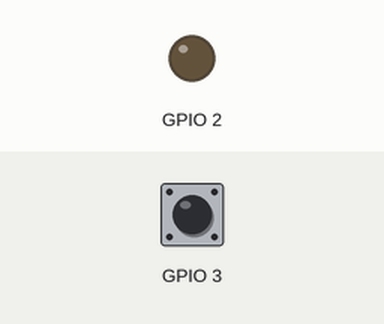
This program was run on a simulated Raspberry Pi (BCM pin numbers). Parts: output pins drawn as LEDs (lit = HIGH). Inputs (shaded band) come from the test bench; at power-on: GPIO 3 HIGH. What the program prints to the terminal is not drawn. At 0.1 s the program stops and its outputs stay as they are.

Above: at 0.1 s.
Timing chart, 0 to 1.6 s (numbered marks = the images above):
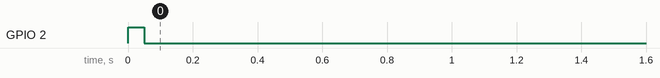

The program:

pyDaisy-RPP-GVS-CFG.py
```python
#!/usr/bin/env python

'''pyDaisy-RPP-GVS-CFG.py

========
Function
========

Code to test the GPIO lines on the RasPi-Plus-GVS-Cfg card.
Tests in pairs of two lines.

This code must be run as Superuser on the Raspberry Pi.

============
Dependencies
============

Need to:

* sudo apt-get install python-dev
* sudo apt-get install python-pip python2.7-dev
* sudo apt-get install python-rpi.gpio
* sudo pip install flask

====
Code
====
'''

import RPi.GPIO as GPIO
import os
import time

# Assign all of the GPIO lines (by board pin numbering) to their corresponding jacks
# on the GVS card.

I2C_3 = 2
I2C_4 = 3
UART_3 = 14
UART_4 = 15
SPI0_3 = 10
SPI0_4 = 9
SPI0_5 = 11
SPI0_6 = 8
SPI1_6 = 7
IO4 = 4
IO5 = 5
IO6 = 6
IO12 = 12
IO13 = 13
IO16 = 16
IO17 = 17
IO18 = 18
IO19 = 19
IO20 = 20
IO21 = 21
IO22 = 22
IO23 = 23
IO24 = 24
IO25 = 25
IO26 = 26
IO27 = 27

def testPair(ch1,ch2):
	GPIO.setwarnings(False)
	'''Function to test I/O Pair.
	Sets one pin to be an output and the other pin to be an input.
	Set the output high and check the input matches.
	Set the output low and check the output matches.
	Then switch the input/output channels and repeat.
	'''
	GPIO.setup(ch1, GPIO.OUT)
	GPIO.setup(ch2, GPIO.IN)
	GPIO.output(ch1, 1)
	time.sleep(0.05)
	if GPIO.input(ch2) != 1:
		print 'Error reading high on channels', ch1, ch2
		return False
	GPIO.output(ch1, 0)
	time.sleep(0.05)
	if GPIO.input(ch2) != 0:
		print 'Error reading low on channels', ch1, ch2
		return False
	GPIO.setup(ch1, GPIO.IN)
	#
	GPIO.setup(ch2, GPIO.OUT)
	GPIO.setup(ch1, GPIO.IN)
	GPIO.output(ch2, 1)
	time.sleep(0.05)
	if GPIO.input(ch1) != 1:
		print 'Error reading high on channels', ch1, ch2
		return False
	GPIO.output(ch2, 0)
	time.sleep(0.05)
	if GPIO.input(ch1) != 0:
		print 'Error reading low on channels', ch1, ch2
		return False
	GPIO.setup(ch2, GPIO.IN)
	return True

def daisyTests():
	GPIO.setwarnings(False)
	if testPair(I2C_3,I2C_4) == False:
		print 'Test failed'
		return False
	if testPair(UART_3,UART_4) == False:
		print 'Test failed'
		return False
	if testPair(IO4,IO18) == False:
		print 'Test failed'
		return False
	if testPair(IO17,IO27) == False:
		print 'Test failed'
		return False
	if testPair(IO23,IO22) == False:
		print 'Test failed'
		return False
	if testPair(IO24,IO25) == False:
		print 'Test failed'
		return False
	if testPair(SPI0_3,SPI0_4) == False:
		print 'Test failed'
		return False
	if testPair(SPI0_5,SPI0_6) == False:
		print 'Test failed'
		return False
	if testPair(SPI1_6,IO5) == False:
		print 'Test failed'
		return False
	if testPair(IO6,IO12) == False:
		print 'Test failed'
		return False
	if testPair(IO13,IO19) == False:
		print 'Test failed'
		return False
	if testPair(IO16,IO26) == False:
		print 'Test failed'
		return False
	if testPair(IO20,IO21) == False:
		print 'Test failed'
		return False
	return True

GPIO.setmode(GPIO.BCM)	# setup GPIO using Board numbering
GPIO.setwarnings(False)

if daisyTests() == True:
	print 'Daisy test passed'
```
